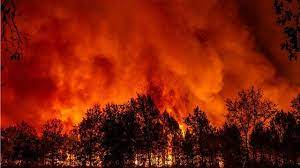
#> input picture yangin.jpg, 300 x 168 px
$ python 1.9.py
#> lines starting #> are read from the running program, lines starting #| are printed output that depends on the picture
import cv2
import numpy

resim_1 = cv2.imread("yangin.jpg")
#> resim_1 is the input picture: shape (168, 300, 3); mean B, G, R 9.6, 29.4, 127.7

yukseklik_1 = 300
genislik_1 = 168

resim_1 = cv2.resize(resim_1, (yukseklik_1, genislik_1))

cv2.imwrite("new_yangin.jpg", resim_1)


cv2.imshow("new yangın",  resim_1)

resim_2 = cv2.imread("su.jpg")
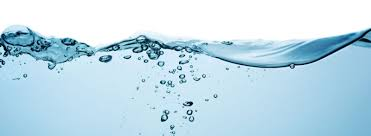
#> input picture su.jpg, 371 x 136 px
#> resim_2 is the input picture: shape (136, 371, 3); mean B, G, R 233.2, 219.9, 192.2

yukseklik_2 = 300
genislik_2 = 168

resim_2 = cv2.resize(resim_2, (yukseklik_2, genislik_2))
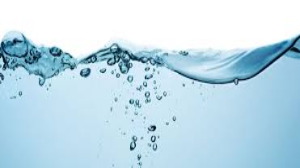
#> resim_2: shape (168, 300, 3); mean B, G, R 233.1, 219.8, 192.1

cv2.imwrite("new_su.jpg", resim_2)

cv2.imshow("new su", resim_2)

cv2.waitKey(0)
cv2.destroyAllWindows()
